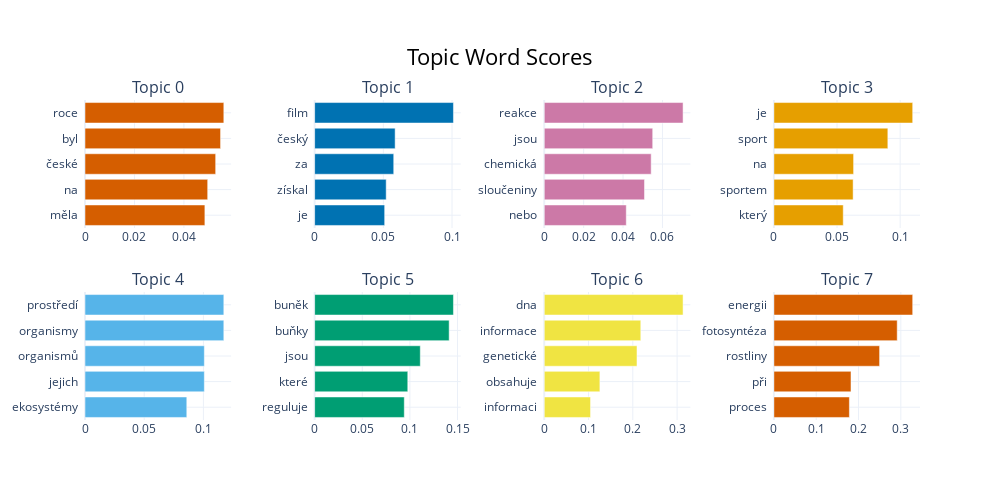

Write notebook code for a chart like this one.
### Code cell
model.visualize_barchart(top_n_topics=10)

### Figure 1 — Plotly figure (JSON) as saved in the notebook; plotly's stock layout.template omitted (floating-point values rounded to 4 significant figures)
{"data": [{"marker": {"color": "#D55E00"}, "orientation": "h", "type": "bar", "x": [0.04848, 0.04961, 0.05284, 0.05482, 0.05614], "xaxis": "x", "y": ["měla  ", "na  ", "české  ", "byl  ", "roce  "], "yaxis": "y"}, {"marker": {"color": "#0072B2"}, "orientation": "h", "type": "bar", "x": [0.05098, 0.05208, 0.05757, 0.0586, 0.101], "xaxis": "x2", "y": ["je  ", "získal  ", "za  ", "český  ", "film  "], "yaxis": "y2"}, {"marker": {"color": "#CC79A7"}, "orientation": "h", "type": "bar", "x": [0.04163, 0.05089, 0.05427, 0.05505, 0.07046], "xaxis": "x3", "y": ["nebo  ", "sloučeniny  ", "chemická  ", "jsou  ", "reakce  "], "yaxis": "y3"}, {"marker": {"color": "#E69F00"}, "orientation": "h", "type": "bar", "x": [0.05493, 0.06275, 0.06313, 0.09025, 0.1099], "xaxis": "x4", "y": ["který  ", "sportem  ", "na  ", "sport  ", "je  "], "yaxis": "y4"}, {"marker": {"color": "#56B4E9"}, "orientation": "h", "type": "bar", "x": [0.08597, 0.1008, 0.1008, 0.1172, 0.1172], "xaxis": "x5", "y": ["ekosystémy  ", "jejich  ", "organismů  ", "organismy  ", "prostředí  "], "yaxis": "y5"}, {"marker": {"color": "#009E73"}, "orientation": "h", "type": "bar", "x": [0.09412, 0.09777, 0.1109, 0.1412, 0.1457], "xaxis": "x6", "y": ["reguluje  ", "které  ", "jsou  ", "buňky  ", "buněk  "], "yaxis": "y6"}, {"marker": {"color": "#F0E442"}, "orientation": "h", "type": "bar", "x": [0.1046, 0.1257, 0.2095, 0.218, 0.3135], "xaxis": "x7", "y": ["informaci  ", "obsahuje  ", "genetické  ", "informace  ", "dna  "], "yaxis": "y7"}, {"marker": {"color": "#D55E00"}, "orientation": "h", "type": "bar", "x": [0.1784, 0.1822, 0.2498, 0.2914, 0.328], "xaxis": "x8", "y": ["proces  ", "při  ", "rostliny  ", "fotosyntéza  ", "energii  "], "yaxis": "y8"}], "layout": {"annotations": [{"font": {"size": 16}, "showarrow": false, "text": "Topic 0", "x": 0.0875, "xanchor": "center", "xref": "paper", "y": 1, "yanchor": "bottom", "yref": "paper"}, {"font": {"size": 16}, "showarrow": false, "text": "Topic 1", "x": 0.3625, "xanchor": "center", "xref": "paper", "y": 1, "yanchor": "bottom", "yref": "paper"}, {"font": {"size": 16}, "showarrow": false, "text": "Topic 2", "x": 0.6375, "xanchor": "center", "xref": "paper", "y": 1, "yanchor": "bottom", "yref": "paper"}, {"font": {"size": 16}, "showarrow": false, "text": "Topic 3", "x": 0.9125, "xanchor": "center", "xref": "paper", "y": 1, "yanchor": "bottom", "yref": "paper"}, {"font": {"size": 16}, "showarrow": false, "text": "Topic 4", "x": 0.0875, "xanchor": "center", "xref": "paper", "y": 0.4, "yanchor": "bottom", "yref": "paper"}, {"font": {"size": 16}, "showarrow": false, "text": "Topic 5", "x": 0.3625, "xanchor": "center", "xref": "paper", "y": 0.4, "yanchor": "bottom", "yref": "paper"}, {"font": {"size": 16}, "showarrow": false, "text": "Topic 6", "x": 0.6375, "xanchor": "center", "xref": "paper", "y": 0.4, "yanchor": "bottom", "yref": "paper"}, {"font": {"size": 16}, "showarrow": false, "text": "Topic 7", "x": 0.9125, "xanchor": "center", "xref": "paper", "y": 0.4, "yanchor": "bottom", "yref": "paper"}], "height": 500, "hoverlabel": {"bgcolor": "white", "font": {"family": "Rockwell", "size": 16}}, "showlegend": false, "title": {"font": {"color": "Black", "size": 22}, "text": "Topic Word Scores", "x": 0.5, "xanchor": "center", "yanchor": "top"}, "width": 1000, "xaxis": {"anchor": "y", "domain": [0, 0.175], "showgrid": true}, "xaxis2": {"anchor": "y2", "domain": [0.275, 0.45], "showgrid": true}, "xaxis3": {"anchor": "y3", "domain": [0.55, 0.725], "showgrid": true}, "xaxis4": {"anchor": "y4", "domain": [0.825, 1], "showgrid": true}, "xaxis5": {"anchor": "y5", "domain": [0, 0.175], "showgrid": true}, "xaxis6": {"anchor": "y6", "domain": [0.275, 0.45], "showgrid": true}, "xaxis7": {"anchor": "y7", "domain": [0.55, 0.725], "showgrid": true}, "xaxis8": {"anchor": "y8", "domain": [0.825, 1], "showgrid": true}, "yaxis": {"anchor": "x", "domain": [0.6, 1], "showgrid": true}, "yaxis2": {"anchor": "x2", "domain": [0.6, 1], "showgrid": true}, "yaxis3": {"anchor": "x3", "domain": [0.6, 1], "showgrid": true}, "yaxis4": {"anchor": "x4", "domain": [0.6, 1], "showgrid": true}, "yaxis5": {"anchor": "x5", "domain": [0, 0.4], "showgrid": true}, "yaxis6": {"anchor": "x6", "domain": [0, 0.4], "showgrid": true}, "yaxis7": {"anchor": "x7", "domain": [0, 0.4], "showgrid": true}, "yaxis8": {"anchor": "x8", "domain": [0, 0.4], "showgrid": true}}}
